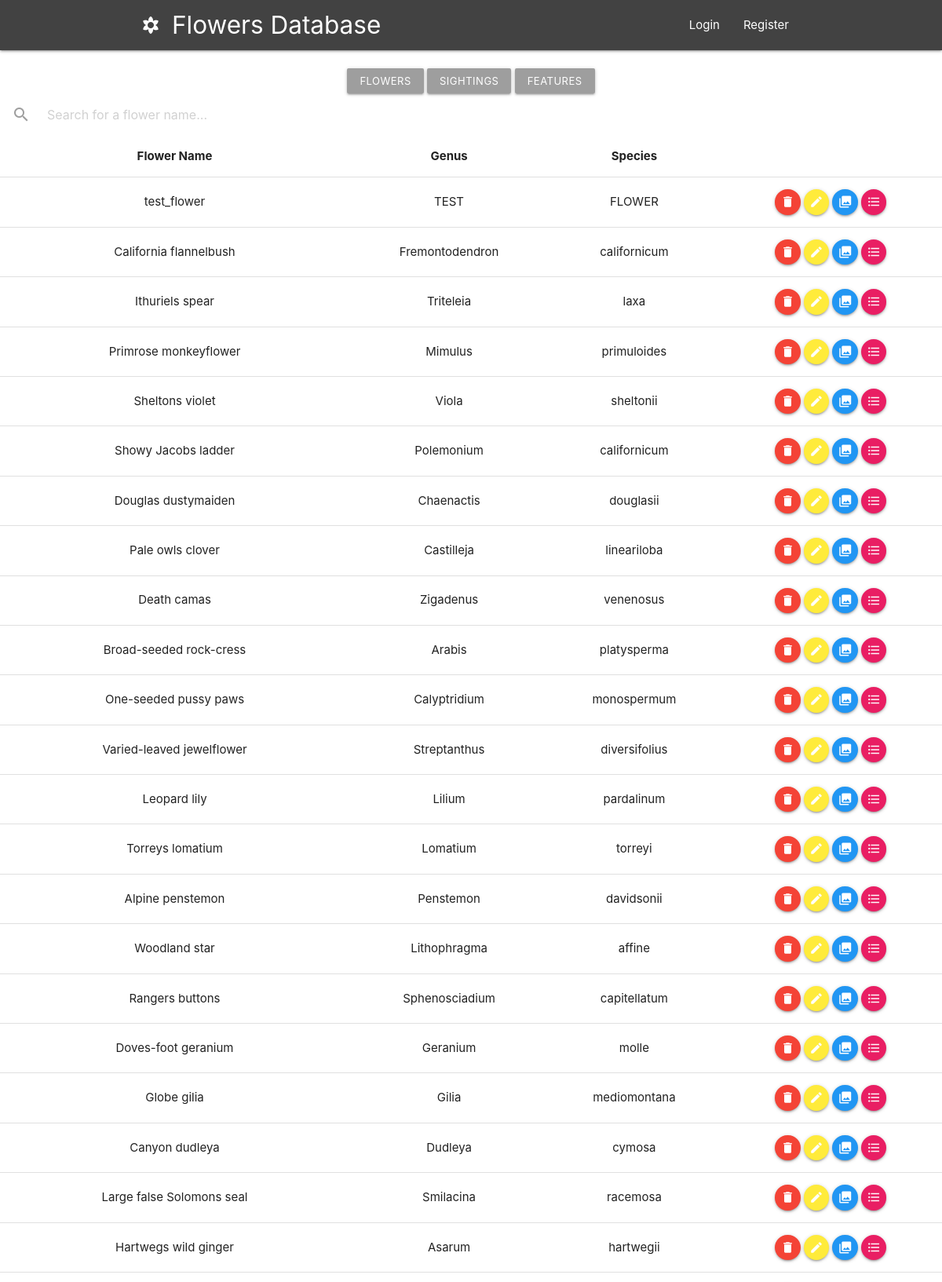
The page / (upper part) on the database its author committed.
### myapp/models.py (models this page shows)
class Flowers(models.Model):
    genus = models.CharField(db_column='GENUS', max_length=30, blank=True, null=True)  # Field name made lowercase.
    species = models.CharField(db_column='SPECIES', max_length=30, blank=True, null=True)  # Field name made lowercase.
    comname = models.CharField(db_column='COMNAME', unique=True, max_length=30, blank=True, null=True)  # Field name made lowercase.
    class Meta:
        managed = True
        db_table = 'FLOWERS'

### myapp/views.py (the view)
# urls.py: url(r'$', v.index, name='index'),
def index(request, top10=None):
    if request.method == 'POST':
        form = InsertForm(request.POST, prefix='insert')
        if form.is_valid():
            name = form.cleaned_data['name']
            person = form.cleaned_data['person']
            location = form.cleaned_data['location']
            sighted = form.cleaned_data['sighted']
            Sightings.objects.create(name=name, person=person, location=location, sighted=sighted)
    else:
        form = InsertForm(prefix='insert')
    if request.method == 'PUT':
        form2 = UpdateForm(request.PUT, prefix='update')
        if form2.is_valid():
            name = form2.cleaned_data['name']
            person = form2.cleaned_data['person']
            location = form2.cleaned_data['location']
            sighted = form2.cleaned_data['sighted']
            Sightings.objects.update(name=name, person=person, location=location, sighted=sighted)
    else:
        form2 = UpdateForm()
    sight = Sightings.objects.all()
    features = Features.objects.all()
    latest_sightings = Flowers.objects.all()
    if top10 != None:
        context = {'latest_sightings': latest_sightings, 'form': form, 'up_form': form2, 'top10': top10}
    else:
        context = {'latest_sightings': latest_sightings, 'form': form, 'up_form': form2}
    return render(request, 'index.html', context)

### myapp/forms.py
class InsertForm(forms.Form):
    name = forms.CharField(max_length=30)
    person = forms.CharField(max_length=30)
    location = forms.CharField(max_length=30)
    sighted = forms.DateField()

class UpdateForm(ModelForm):
    genus = forms.CharField(max_length=30)
    species = forms.CharField(max_length=30)
    comname = forms.CharField(max_length=30)
    class Meta:
        model = Flowers
        fields = ['genus', 'species', 'comname']

### myapp/templates/index.html (shortened to what this page needs)
<!DOCTYPE html>
<html lang="en">
<head>
    {% load static %}
    <link rel="stylesheet" href="{% static "myapp/style/main.css" %}">
    <link rel="stylesheet" href="https://cdnjs.cloudflare.com/ajax/libs/materialize/1.0.0/css/materialize.min.css">
    {% load static %}
</head>
<body>
<div class="navbar-fixed">
    <nav class="grey darken-3">
        <div class="container">
            <div class="nav-wrapper">
                <a href="#!" class="brand-logo"><i class="material-icons">filter_vintage</i>Flowers Database</a>
                <ul class="right hide-on-med-and-down" id="navList">
                    {% if request.user.is_authenticated %}
                    <strong><li>Logged in as: {{request.user.username}}</li></strong>
                    <li><a href="{% url 'logout' %}">Logout</a></li>
                    {% else %}
                        <li><a href="{% url 'login' %}">Login</a></li>
                        <li><a href="{% url 'register' %}">Register</a></li>
                    {% endif %}
                </ul>
            </div>
        </div>
    </nav>
</div>
<main>
<div class="nav-wrapper">
    <br>
    <center>
        <a class="waves-effect waves-light btn-small grey" style="text-align:center" onclick="table1Visible()">Flowers</a>
        <a class="waves-effect waves-light btn-small grey" style="text-align:center" onclick="table2Visible()">Sightings</a>
        <a class="waves-effect waves-light btn-small grey" style="text-align:center" onclick="table3Visible()">Features</a>
    </center>
    <form>
        <div class="input-field" onkeyup='searchTable()' id="bar">
          <input id="search" type="search" placeholder="Search for a flower name..." required>
          <label class="label-icon" for="search"><i class="material-icons">search</i></label>
          <i class="material-icons">close</i>
        </div>
    </form>
</div>
<div id = "table1">
<table class = "centered" id = "table">
    <thead>
    <tr>
        <th>Flower Name</th>
        <th>Genus</th>
        <th>Species</th>
        <th> </th>
    </tr>
    </thead>
    <tbody>
        {% if latest_sightings %}
            {% for sightings in latest_sightings %}
            <tr>
            <td id = "tableName">{{ sightings.comname }}</td>
            <td id = "tableName">{{ sightings.genus }}</td>
            <td id = "tableName">{{ sightings.species }}</td>
            <td><a class="btn-floating btn-small waves-effect waves-light red" href="{% url 'delete' id=sightings.id %}"><i class="material-icons">delete</i></a>
                <a class="btn-floating btn-small modal-trigger waves-effect waves-light yellow" href="#modal2"><i class="material-icons">edit</i></a>
                <a class="btn-floating btn-small modal-trigger waves-effect waves-light blue" href="#modal3"><i class="material-icons">photo_library</i></a>
                <a class="btn-floating btn-small modal-trigger waves-effect waves-light pink" href="{% url 'recent' id=sightings.id %}"><i class="material-icons">format_list_bulleted</i></a>
            </td>
            </tr>
    </tbody>
{% endfor %}
    {% endif %}
            {% load static %}
</table>
</div>
<br>
<br><br>
</main>
</body>
</body>
</html>

### myapp/static/myapp/style/main.css (style rules this page uses)
body { display: flex; min-height: 100vh; flex-direction: column; }
main { flex: 1 0 auto; }

### rows shown on the page
Flowers: comname "test_flower", genus "TEST", species "FLOWER"
Flowers: comname "California flannelbush", genus "Fremontodendron", species "californicum"
Flowers: comname "Ithuriels spear", genus "Triteleia", species "laxa"
Flowers: comname "Primrose monkeyflower", genus "Mimulus", species "primuloides"
Flowers: comname "Sheltons violet", genus "Viola", species "sheltonii"
Flowers: comname "Showy Jacobs ladder", genus "Polemonium", species "californicum"
Flowers: comname "Douglas dustymaiden", genus "Chaenactis", species "douglasii"
Flowers: comname "Pale owls clover", genus "Castilleja", species "lineariloba"
Flowers: comname "Death camas", genus "Zigadenus", species "venenosus"
Flowers: comname "Broad-seeded rock-cress", genus "Arabis", species "platysperma"
Flowers: comname "One-seeded pussy paws", genus "Calyptridium", species "monospermum"
Flowers: comname "Varied-leaved jewelflower", genus "Streptanthus", species "diversifolius"
Flowers: comname "Leopard lily", genus "Lilium", species "pardalinum"
Flowers: comname "Torreys lomatium", genus "Lomatium", species "torreyi"
Flowers: comname "Alpine penstemon", genus "Penstemon", species "davidsonii"
Flowers: comname "Woodland star", genus "Lithophragma", species "affine"
Flowers: comname "Rangers buttons", genus "Sphenosciadium", species "capitellatum"
Flowers: comname "Doves-foot geranium", genus "Geranium", species "molle"
Flowers: comname "Globe gilia", genus "Gilia", species "mediomontana"
Flowers: comname "Canyon dudleya", genus "Dudleya", species "cymosa"
Flowers: comname "Large false Solomons seal", genus "Smilacina", species "racemosa"
Flowers: comname "Hartwegs wild ginger", genus "Asarum", species "hartwegii"
